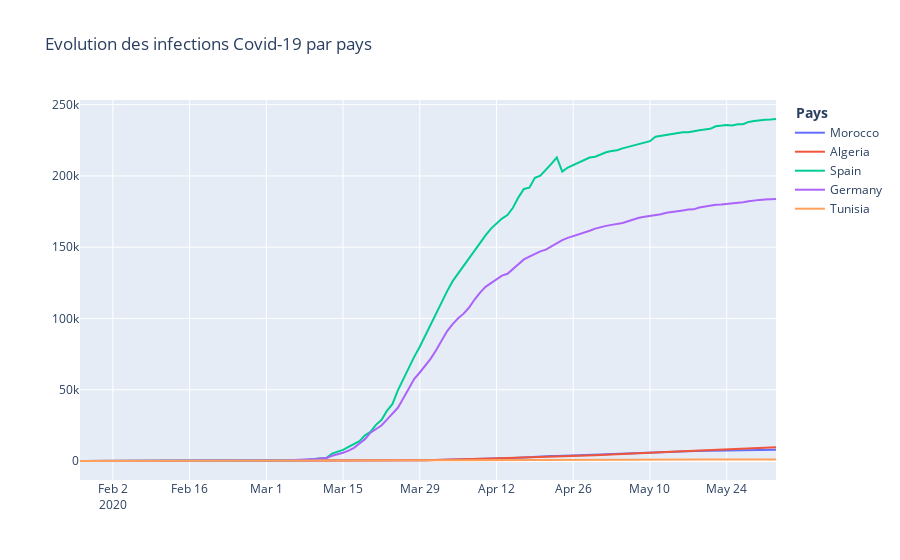
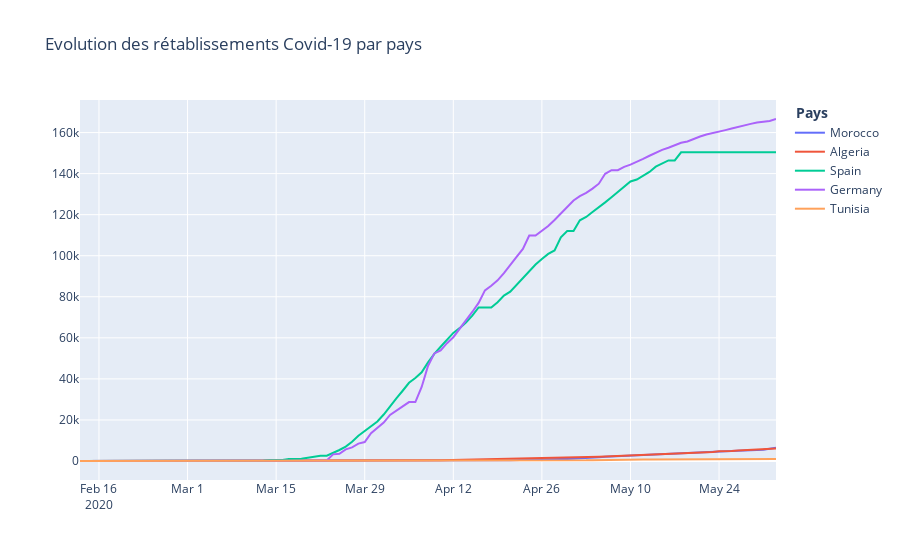
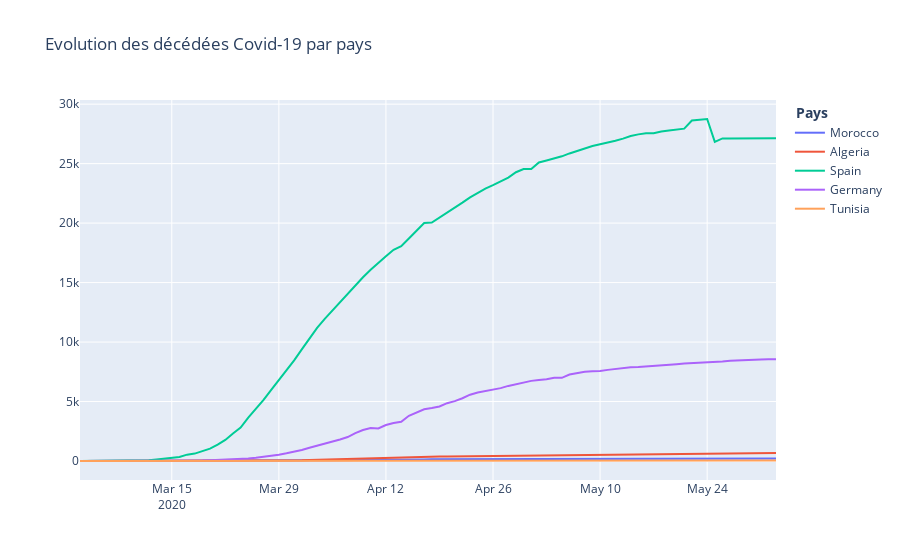

Source (notebook cell) for these figures, in order:
### Code cell
import locale
locale.setlocale(locale.LC_ALL,'fr_FR.UTF-8')
import pandas as pd
import datetime as dt
import plotly.graph_objects as g
import matplotlib.pyplot as plt
from scipy import optimize
import numpy as np
import requests 
import html5lib
import json
from bs4 import BeautifulSoup
import re
from IPython.core.display import display, HTML
# Chargement des données mondiales github
url_confirmed = 'https://raw.githubusercontent.com/CSSEGISandData/COVID-19/master/csse_covid_19_data/csse_covid_19_time_series/time_series_covid19_confirmed_global.csv'
url_recovred = 'https://raw.githubusercontent.com/CSSEGISandData/COVID-19/master/csse_covid_19_data/csse_covid_19_time_series/time_series_covid19_recovered_global.csv'
url_deaths = 'https://raw.githubusercontent.com/CSSEGISandData/COVID-19/master/csse_covid_19_data/csse_covid_19_time_series/time_series_covid19_deaths_global.csv'
confirmed = pd.read_csv(url_confirmed, error_bad_lines=False)
recovred = pd.read_csv(url_recovred, error_bad_lines=False)
deaths= pd.read_csv(url_deaths, error_bad_lines=False)

# liste des pays de traitement 

#liste des pays 
pays = ['Morocco', 'Algeria', 'Spain', 'Germany', 'Tunisia']
# Filtrage des données par pays.
countries_list_recovred = recovred.loc[recovred['Country/Region'].isin(pays)].copy().reset_index(drop=True)
countries_list_confirmed = confirmed.loc[confirmed['Country/Region'].isin(pays)].copy().reset_index(drop=True)
countries_list_deaths = deaths.loc[deaths['Country/Region'].isin(pays)].copy().reset_index(drop=True)
"""
------------------------------------------------------
"""
pays_df = pd.read_csv('https://raw.githubusercontent.com/CSSEGISandData/COVID-19/web-data/data/cases_country.csv')
pays_df =pays_df.rename(columns={'Country_Region':'country'})
#total par type de cas 
confirmed_total = int(pays_df['Confirmed'].sum())
deaths_total = int(pays_df['Deaths'].sum())
recovered_total = int(pays_df['Recovered'].sum())
active_total = int(pays_df['Active'].sum())
# publication des totaux de cas au niveau Mondial 
display(HTML("<p style='color: gray; font-size:15px'>Projet Fin d'étude ESTS-Um5 Rabat SIBD 2019-2020:</p>"+
             "<table><tr><th><img src='ests.png' alt='EST Salé' style='width:200px;height:200px;'></th><th></th><th></th><th><img src='um5.png' alt='Université Mohammed V Rabat' style='width:200px;height:200px;'></th></tr>"+
             "<tr> <td></td><td>Fonctions</td><td>Nom & Prénom </td><td></td></tr>"+
             "<tr><td></td><td>Professeure de l'enseignement supérieur encadrant </td> <td>Mme Naoual BERBICHE</td><td></td></tr>"+
             "<tr><td></td><td>Membre de l'équipe de PFE SIBD 2019-2020</td> <td>M.Mohammed Ali DRIOUECH</td><td></td></tr>"+
             "<tr><td></td><td>Membre de l'équipe de PFE SIBD 2019-2020</td> <td>M.Mourad EDDIOUANI</td><td></td></tr>"+
             "</table><h4> Situation Covid-19 Au niveau Mondial</h4><div style = 'background-color: #504e4e; padding: 20px '>" + 
             "<span style='color: green; font-size:15px;margin-left:20px'> Cas Confirmés : "  + str(confirmed_total) +"</span>" +
             "<span style='color: red; font-size:15px;margin-left:20px;'> Cas Décédés : " + str(deaths_total) + "</span>"+
             "<span style='color: lightgreen; font-size:15px; margin-left:20px;'> Cas Rétablis: " + str(recovered_total) + "</span>"+
             "<span style='color: pink; font-size:15px; margin-left:20px;'> Cas Actifs: " + str(active_total) + "</span>"+
             "</div>")
       )
"""
------------------------------------------------------
"""

# Transformer les dataframes en séries temporelles . 
def to_series(df):
    #supprimer les colonnes 'Province/State','Lat','Long'
    df_trans = df.drop(columns=['Province/State','Lat','Long']).rename(columns={'Country/Region':' '}).set_index(' ').transpose()
    #transposer le dataframe on index colonne date 
    df_trans.index = pd.to_datetime(df_trans.index)
    return(df_trans)
#création des séries temporelles cas : rétablis,confirmés ,décès
serie_recovred = to_series(countries_list_recovred)     
serie_confirmed = to_series(countries_list_confirmed)
serie_deaths = to_series(countries_list_deaths)

# Date du premier cas de Covid19 dans la liste des pays : 
print('Date du premier cas de Covid19 dans la liste des pays',serie_confirmed.loc[serie_confirmed.sum(axis=1) > 0].index[0].date().strftime('%A %d %B %Y').capitalize())
# Pays du premier cas de Covid19 dans la liste des pays : Germany
print('Pays du premier cas de Covid19 dans la liste des pays '+', '.join(list(serie_confirmed.loc[serie_confirmed.loc[serie_confirmed.sum(axis=1) > 0].index[0]].loc[serie_confirmed.loc[serie_confirmed.loc[serie_confirmed.sum(axis=1) > 0].index[0]] == True].index)))
# suppression de la première partie nulle (0) dans tous les pays de la liste 
serie_confirmed = serie_confirmed.loc[serie_confirmed.loc[serie_confirmed.sum(axis=1) > 0].index[0]:]
serie_deaths = serie_deaths.loc[serie_deaths.loc[serie_deaths.sum(axis=1) > 0].index[0]:]
serie_recovred = serie_recovred.loc[serie_recovred.loc[serie_recovred.sum(axis=1) > 0].index[0]:]


#affichage des données : 




fig = g.Figure()
#pays = ['Morocco', 'Algeria', 'Spain', 'Germany', 'Tunisia']
fig.add_trace(g.Scatter(
    y=serie_confirmed['Morocco'],
    x=serie_confirmed.index,
    name='Morocco'
))

fig.add_trace(g.Scatter(
    y=serie_confirmed['Algeria'],
    x=serie_confirmed.index,
    name='Algeria'
))

fig.add_trace(g.Scatter(
    y=serie_confirmed['Spain'],
    x=serie_confirmed.index,
    name='Spain'
))

fig.add_trace(g.Scatter(
    y=serie_confirmed['Germany'],
    x=serie_confirmed.index,
    name='Germany'
))

fig.add_trace(g.Scatter(
    y=serie_confirmed['Tunisia'],
    x=serie_confirmed.index,
    name='Tunisia'
))

fig.update_layout(title="Evolution des infections Covid-19 par pays", legend_title='<b> Pays </b>', hovermode="x")
fig.show()

# Nombre des confirmés
serie_confirmed[['{}'.format(i) for i in pays]].plot(marker='*',figsize=(15,6)).set_title('Evolution des infections Covid-19 par pays',fontdict={'fontsize': 22})

# Nombre des guérisons

fig = g.Figure()
#pays = ['Morocco', 'Algeria', 'Spain', 'Germany', 'Tunisia']
fig.add_trace(g.Scatter(
    y=serie_recovred['Morocco'],
    x=serie_recovred.index,
    name='Morocco'
))

fig.add_trace(g.Scatter(
    y=serie_recovred['Algeria'],
    x=serie_recovred.index,
    name='Algeria'
))

fig.add_trace(g.Scatter(
    y=serie_recovred['Spain'],
    x=serie_recovred.index,
    name='Spain'
))

fig.add_trace(g.Scatter(
    y=serie_recovred['Germany'],
    x=serie_recovred.index,
    name='Germany'
))

fig.add_trace(g.Scatter(
    y=serie_recovred['Tunisia'],
    x=serie_recovred.index,
    name='Tunisia'
))

fig.update_layout(title="Evolution des rétablissements Covid-19 par pays", legend_title='<b> Pays </b>', hovermode="x")
fig.show()
serie_recovred[['{}'.format(i) for i in pays]].plot(marker='*',figsize=(15,6)).set_title('Evolution des rétablissements du Covid-19 par pays',fontdict={'fontsize': 22})


# Nombre des décès
fig = g.Figure()
#pays = ['Morocco', 'Algeria', 'Spain', 'Germany', 'Tunisia']
fig.add_trace(g.Scatter(
    y=serie_deaths['Morocco'],
    x=serie_deaths.index,
    name='Morocco'
))

fig.add_trace(g.Scatter(
    y=serie_deaths['Algeria'],
    x=serie_deaths.index,
    name='Algeria'
))

fig.add_trace(g.Scatter(
    y=serie_deaths['Spain'],
    x=serie_deaths.index,
    name='Spain'
))

fig.add_trace(g.Scatter(
    y=serie_deaths['Germany'],
    x=serie_deaths.index,
    name='Germany'
))

fig.add_trace(g.Scatter(
    y=serie_deaths['Tunisia'],
    x=serie_deaths.index,
    name='Tunisia'
))

fig.update_layout(title="Evolution des décédées Covid-19 par pays", legend_title='<b> Pays </b>', hovermode="x")
fig.show()
serie_deaths[['{}'.format(i) for i in pays]].plot(marker='+',figsize=(15,6)).set_title('Evolution des décédées du Covid-19 par pays',fontdict={'fontsize': 22})
"""
Web Scraping 
"""

url = "https://www.worldometers.info/world-population/population-by-country/"
req = requests.get(url)
page = BeautifulSoup(req.text,'html5lib')
noeuds = page.find('div','table-responsive') # div de classe table-responsive
region = noeuds.find('table','table table-striped table-bordered') #extraction du tableau de classe table table-striped table-bordered 
tete = region.find('thead') # extraction des thead du tableau
tete_tr = tete.find_all("th")[1:] #extraction d'ensemble de en-tété thead
noms = [tete_tr[i].text for i in range(len(tete_tr))] # nom des pays à partir des en-tété 
corps = region.find('tbody') # extraction du corps du tableau 
corps_tr = corps.find_all('tr') # extraction l'ensemble des lignes 
conteneur = {}
for j in range(len(noms)):# bouble à partir corps du tableau on ajoute le pays et les données associé sur le td 
    conteneur[noms[j]] = [corps_tr[i].find_all("td")[1:][j].text for i in range(len(corps_tr))]
datas = pd.DataFrame.from_dict(conteneur)# création dataframe à partir du fichier json ou dict
#pays = ['Morocco', 'Algeria', 'Spain', 'Germany', 'Tunisia']
population2020 = datas.loc[datas['Country (or dependency)'].isin(pays)][['Country (or dependency)','Population (2020)']].copy().reset_index(drop=True).rename(columns={'Country (or dependency)':'Pays', 'Population (2020)':'Population_2020'})
# supprimer la présentation anglaise des chiffres :
population2020['Population_2020'] = population2020['Population_2020'].str.replace(',','').astype(int)

#Comparaison du comportement de chaque pays

def merge_df(name):
    df = serie_confirmed[[name]].copy()
    df.loc[serie_recovred.index, '{}_gueris'.format(name)] = serie_recovred[name].copy()
    df.loc[serie_deaths.index, '{}_mort'.format(name)] = serie_deaths[name].copy()
    df = df.rename(columns={name:'{}_cas'.format(name)})
    df = df.loc[df['{}_cas'.format(name)] > 0]
    df['{}_cas_par_pop1M'.format(name)] = round(1000000*df['{}_cas'.format(name)] /int(population2020.loc[population2020.loc[population2020['Pays']==name].index, 'Population_2020']), 2)
    df['{}_mort_par_100cas'.format(name)] = round(100*df['{}_mort'.format(name)] / df['{}_cas'.format(name)], 2)
    df['{}_gueris_par_100cas'.format(name)] = round(100*df['{}_gueris'.format(name)] / df['{}_cas'.format(name)], 2)
    df = df.fillna(0)
    df = df.reset_index(drop=True)
    df.index = df.index+1
    return df
#pays = ['Morocco', 'Algeria', 'Spain', 'Germany', 'Tunisia']

Maroc = merge_df('Morocco')
Algeria = merge_df('Algeria')
Spain= merge_df('Spain')
Germany = merge_df('Germany')
Tunisia = merge_df('Tunisia')
Full_datas = pd.concat([Maroc, Algeria,Spain, Germany, Tunisia], axis=1)

Full_datas[['{}_cas'.format(i) for i in pays]].plot(marker='*',figsize=(15,6)).set_title('Evolution du nombre cumulé de cas à partir du 1er jour.',fontdict={'fontsize': 22})
Full_datas[['{}_cas_par_pop1M'.format(i) for i in pays]].plot(marker='*',figsize=(15,6)).set_title("Evolution du nombre cumulé de cas par 1 million d'habitants à partir du 1er jour.",fontdict={'fontsize': 22})

# Nombre des rétablis du covid19   par 100 contaminations
Full_datas[['{}_gueris'.format(i) for i in pays]].plot(marker='*',figsize=(15,6)).set_title('Evolution du nombre cumulé des rétablissements à partir du 1er jour de contamination',fontdict={'fontsize': 22})
Full_datas[['{}_gueris_par_100cas'.format(i) for i in pays]].plot(marker='*',figsize=(15,6)).set_title('Evolution du nombre cumulé des rétablissements par 100 malades à partir du 1er jour de contamination.',fontdict={'fontsize': 22})

# Nombre de décès du covid19 puis par 100 contaminations
Full_datas[['{}_mort'.format(i) for i in pays[::-1]]].plot(marker='*',figsize=(15,6)).set_title('Evolution du nombre cumulé de décès à partir du 1er jour de contamination',fontdict={'fontsize': 22})
Full_datas[['{}_mort_par_100cas'.format(i) for i in pays[::-1]]].plot(marker='*',figsize=(15,6)).set_title('Evolution du nombre cumulé de décès par 100 malades à partir du 1er jour de contamination',fontdict={'fontsize': 22})
